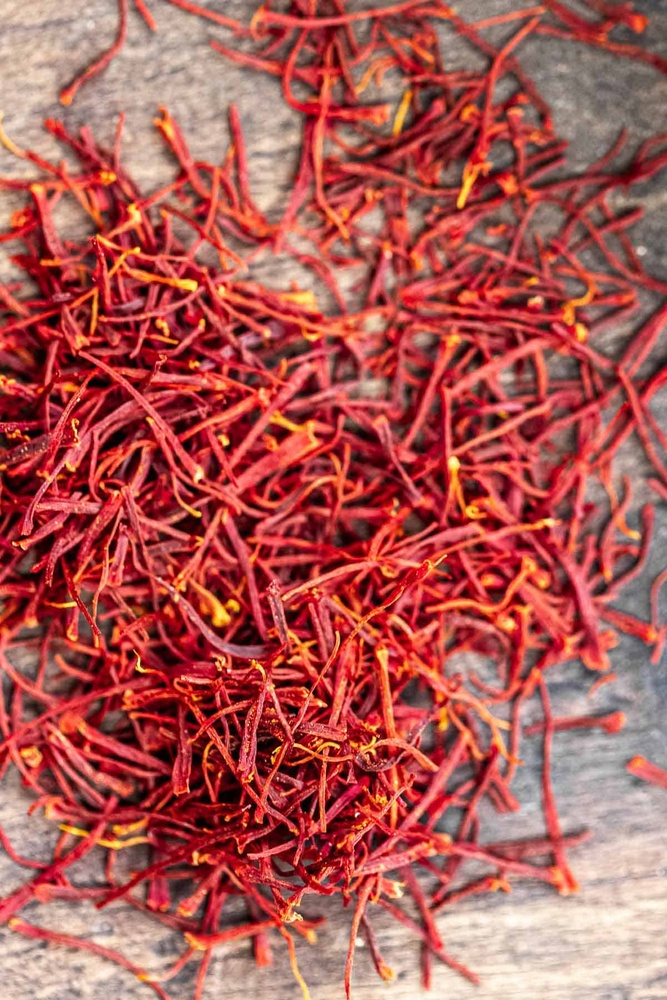
#> input picture saffron.jpg, 667 x 1000 px, shrunk from 1200 x 1800 before the run
$ python saffron.py
#> lines starting #> are read from the running program, lines starting #| are printed output that depends on the picture; after the words box and inside, x2 and y2 are one past the last pixel; in counts of white or black regions, pixels touching at a corner belong together
import cv2
import numpy as np

def analyze_saffron(image_path):
    # Read the image
#> called with image_path = 'saffron.jpg'
    image = cv2.imread(image_path)
#> image is the input picture: shape (1000, 667, 3); mean B, G, R 84.2, 89.1, 173.7

    # Convert the image to the HSV color space
    hsv_image = cv2.cvtColor(image, cv2.COLOR_BGR2HSV)
#> hsv_image: shape (1000, 667, 3); mean H, S, V 66.8, 142.5, 173.7

    # Define color ranges for saffron in HSV
    lower_red = np.array([0, 100, 100])
    upper_red = np.array([10, 255, 255])

    lower_yellow = np.array([20, 100, 100])
    upper_yellow = np.array([30, 255, 255])

    lower_white = np.array([0, 0, 200])
    upper_white = np.array([180, 30, 255])

    # Threshold the image to get saffron color regions
    mask_red = cv2.inRange(hsv_image, lower_red, upper_red)
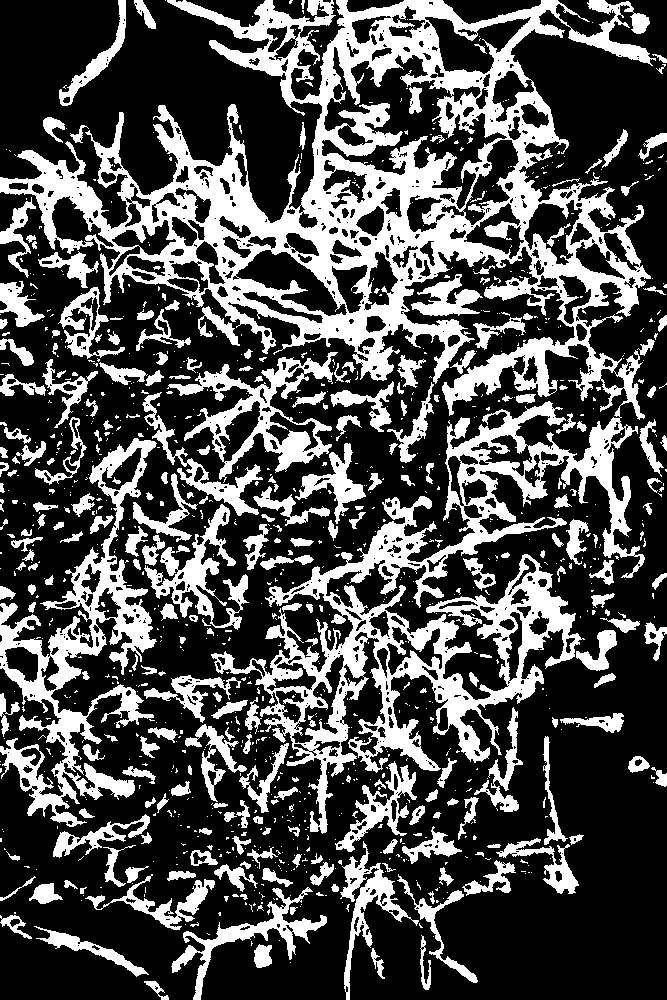
#> mask_red: shape (1000, 667); 31% white; 1113 white regions (836 under 20 px), largest, box (x1, y1, x2, y2) and area: (0, 0, 656, 834) 115144, (0, 438, 157, 827) 15450, (167, 352, 338, 483) 5922
    mask_yellow = cv2.inRange(hsv_image, lower_yellow, upper_yellow)
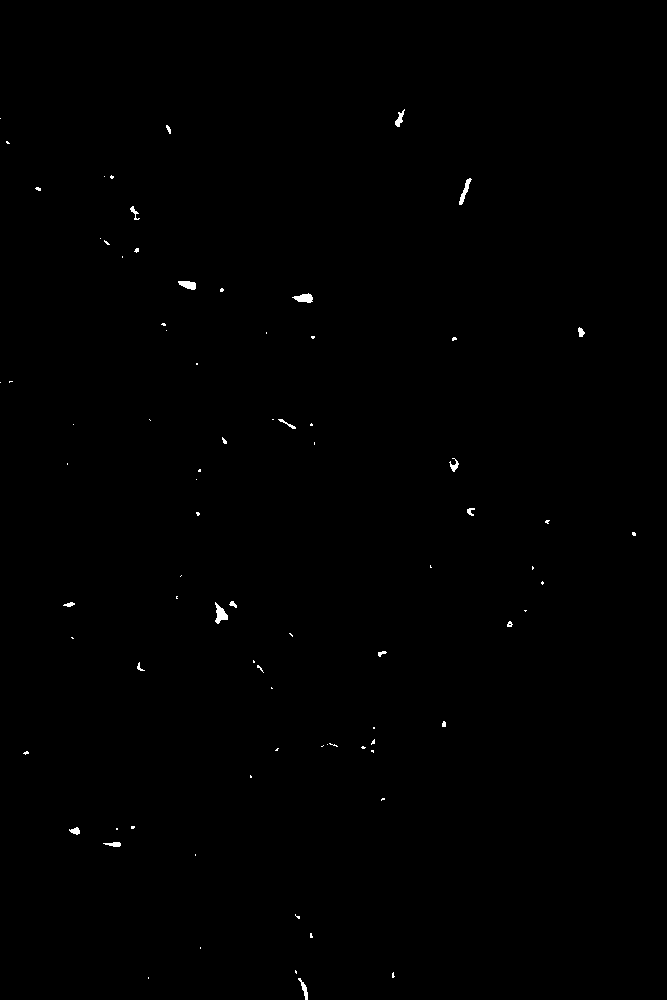
#> mask_yellow: shape (1000, 667); 0.25% white; 81 white regions (60 under 20 px), largest, box (x1, y1, x2, y2) and area: (215, 602, 228, 624) 150, (292, 293, 313, 303) 132, (459, 178, 472, 205) 116
    mask_white = cv2.inRange(hsv_image, lower_white, upper_white)
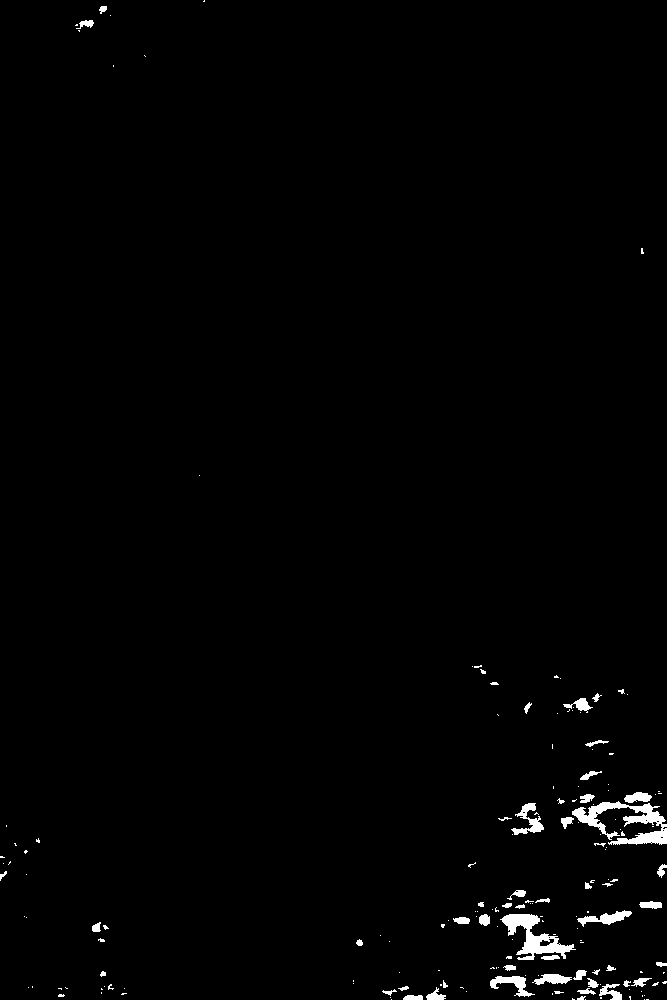
#> mask_white: shape (1000, 667); 1.2% white; 176 white regions (122 under 20 px)

    # Extract saffron features based on color regions
    color = "red" if cv2.countNonZero(mask_red) > 0 else "yellow" if cv2.countNonZero(mask_yellow) > 0 else "white"
#> color = 'red'

    # Analyze size based on contour detection
    contours, _ = cv2.findContours(mask_red, cv2.RETR_EXTERNAL, cv2.CHAIN_APPROX_SIMPLE)
#> contours = 1028 contours, 809 with area under 20; largest, box (x1, y1, x2, y2) and area: (0, 0, 656, 834) 162570, (0, 438, 157, 827) 17214, (167, 352, 338, 483) 7655, (144, 504, 249, 630) 3344, (171, 887, 327, 1000) 2562
    area = sum(cv2.contourArea(cnt) for cnt in contours)
#> area = 245327
    size = "big" if area > 1000 else "medium" if area > 500 else "small"
#> size = 'big'

    # Analyze shape based on contour detection
    contours, _ = cv2.findContours(mask_red, cv2.RETR_EXTERNAL, cv2.CHAIN_APPROX_SIMPLE)
    shape = "straight" if len(contours) == 1 else "curved" if len(contours) > 1 else "broken"
#> shape = 'curved'

    # Analyze thickness based on color
    thickness = "thick" if color == "red" else "medium" if color == "yellow" else "thin"
#> thickness = 'thick'

    return color, size, shape, thickness

def map_to_grade(color, size, shape, thickness):
    # Count the number of matching elements
    match_count = sum(
        elem == "red" or elem == "big" or elem == "straight" or elem == "thick"
        for elem in [color, size, shape, thickness]
    )

    # Assign grade based on matching elements
    if match_count >= 3:
        if "red" in [color, size, shape, thickness]:
            return "High"
        elif "yellow" in [color, size, shape, thickness]:
            return "Medium"
        elif "white" in [color, size, shape, thickness]:
            return "Low"
    else:
        return "Unknown"

# Example usage:
image_path = "saffron.jpg"
color, size, shape, thickness = analyze_saffron(image_path)
#> color = 'red'; size = 'big'; shape = 'curved'; thickness = 'thick'
grade = map_to_grade(color, size, shape, thickness)
#> grade = 'High'

# Print the analysis results
print(f"Saffron Color: {color}, Size: {size}, Shape: {shape}, Thickness: {thickness}, Grade: {grade}")
#| Saffron Color: red, Size: big, Shape: curved, Thickness: thick, Grade: High
